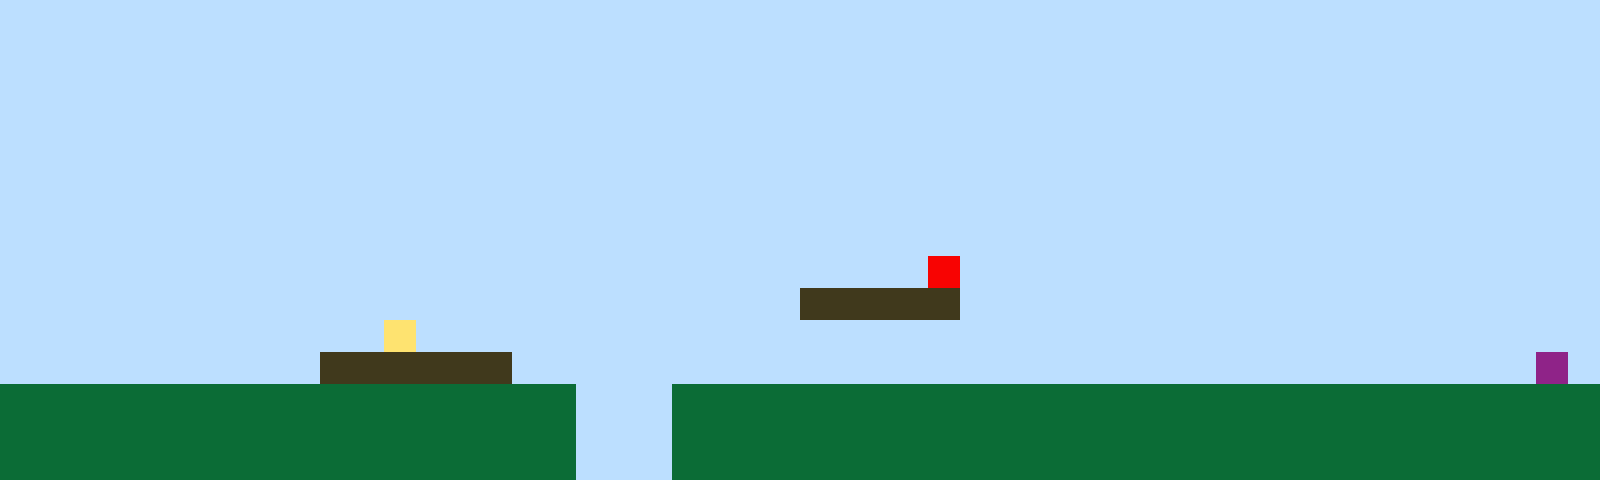

A level layout from a 2D game, rendered from its tile map. Below: a short description, then the map file with its tile-grid data intact:
An orthogonal 50x15 tile map with 32x32 px tiles, 1 tile layer (Tile Layer 1).

<map version="1.10" tiledversion="1.11.2" orientation="orthogonal" renderorder="right-up" width="50" height="15" tilewidth="32" tileheight="32" infinite="0" nextlayerid="2" nextobjectid="1"><editorsettings><export target="map1.csv" format="csv" /></editorsettings><tileset firstgid="1" name="sprites" tilewidth="32" tileheight="32" tilecount="6" columns="3"><image source="sprites.png" width="96" height="64" /></tileset><layer id="1" name="Tile Layer 1" width="50" height="15"><data encoding="csv">1,1,1,1,1,1,1,1,1,1,1,1,1,1,1,1,1,1,1,1,1,1,1,1,1,1,1,1,1,1,1,1,1,1,1,1,1,1,1,1,1,1,1,1,1,1,1,1,1,1,1,1,1,1,1,1,1,1,1,1,1,1,1,1,1,1,1,1,1,1,1,1,1,1,1,1,1,1,1,1,1,1,1,1,1,1,1,1,1,1,1,1,1,1,1,1,1,1,1,1,1,1,1,1,1,1,1,1,1,1,1,1,1,1,1,1,1,1,1,1,1,1,1,1,1,1,1,1,1,1,1,1,1,1,1,1,1,1,1,1,1,1,1,1,1,1,1,1,1,1,1,1,1,1,1,1,1,1,1,1,1,1,1,1,1,1,1,1,1,1,1,1,1,1,1,1,1,1,1,1,1,1,1,1,1,1,1,1,1,1,1,1,1,1,1,1,1,1,1,1,1,1,1,1,1,1,1,1,1,1,1,1,1,1,1,1,1,1,1,1,1,1,1,1,1,1,1,1,1,1,1,1,1,1,1,1,1,1,1,1,1,1,1,1,1,1,1,1,1,1,1,1,1,1,1,1,1,1,1,1,1,1,1,1,1,1,1,1,1,1,1,1,1,1,1,1,1,1,1,1,1,1,1,1,1,1,1,1,1,1,1,1,1,1,1,1,1,1,1,1,1,1,1,1,1,1,1,1,1,1,1,1,1,1,1,1,1,1,1,1,1,1,1,1,1,1,1,1,1,1,1,1,1,1,1,1,1,1,1,1,1,1,1,1,1,1,1,1,1,1,1,1,1,1,1,1,1,1,1,1,1,1,1,1,1,1,1,1,1,1,1,1,1,1,1,1,1,1,1,1,1,1,1,1,1,1,1,1,1,1,1,1,1,1,1,1,1,1,1,1,1,1,1,1,1,1,1,1,1,1,1,1,1,1,1,1,1,1,1,1,1,1,1,1,1,1,1,1,1,5,1,1,1,1,1,1,1,1,1,1,1,1,1,1,1,1,1,1,1,1,1,1,1,1,1,1,1,1,1,1,1,1,1,1,1,1,1,1,1,1,1,1,1,1,1,3,3,3,3,3,1,1,1,1,1,1,1,1,1,1,1,1,1,1,1,1,1,1,1,1,1,1,1,1,1,1,1,1,1,1,1,1,4,1,1,1,1,1,1,1,1,1,1,1,1,1,1,1,1,1,1,1,1,1,1,1,1,1,1,1,1,1,1,1,1,1,1,1,1,1,1,1,1,1,1,1,1,1,1,1,3,3,3,3,3,3,1,1,1,1,1,1,1,1,1,1,1,1,1,1,1,1,1,1,1,1,1,1,1,1,1,1,1,1,1,1,1,1,6,1,2,2,2,2,2,2,2,2,2,2,2,2,2,2,2,2,2,2,1,1,1,2,2,2,2,2,2,2,2,2,2,2,2,2,2,2,2,2,2,2,2,2,2,2,2,2,2,2,2,2,2,2,2,2,2,2,2,2,2,2,2,2,2,2,2,2,2,2,1,1,1,2,2,2,2,2,2,2,2,2,2,2,2,2,2,2,2,2,2,2,2,2,2,2,2,2,2,2,2,2,2,2,2,2,2,2,2,2,2,2,2,2,2,2,2,2,2,2,1,1,1,2,2,2,2,2,2,2,2,2,2,2,2,2,2,2,2,2,2,2,2,2,2,2,2,2,2,2,2,2</data></layer></map>
